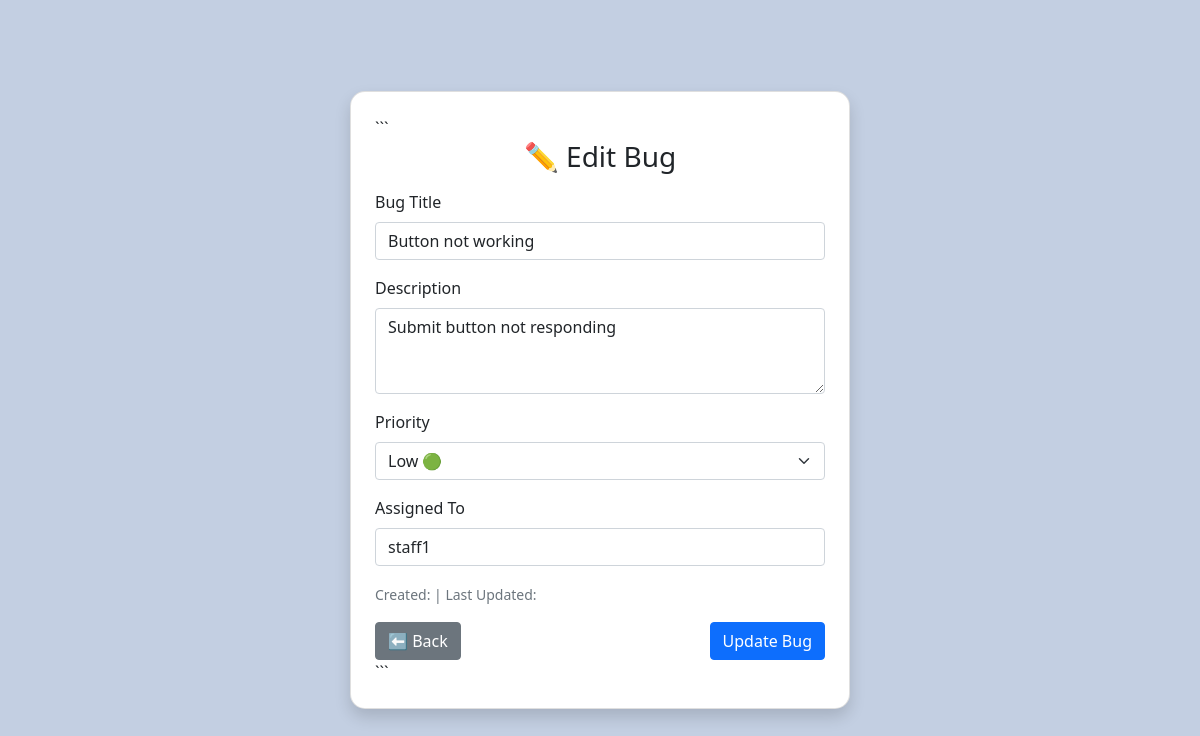
The app's page /edit/1, older data.
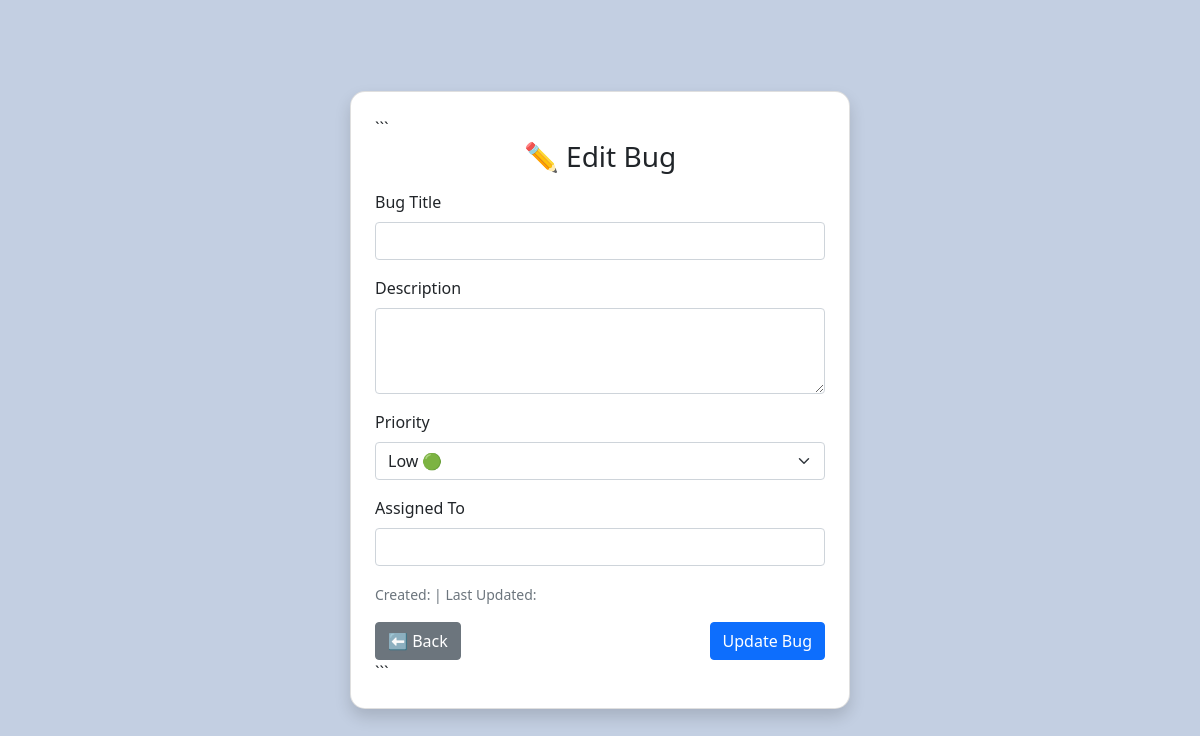
The same page, newer data.
### tables this page shows
CREATE TABLE bugs (
        id INTEGER PRIMARY KEY AUTOINCREMENT,
        title TEXT,
        description TEXT,
        status TEXT,
        created_at TEXT,
        assigned_to TEXT);

### app.py (the view, shortened to what this page needs)
@app.route("/edit/<int:id>", methods=["GET","POST"])
def edit(id):
    con = db()
    cur = con.cursor()
    cur.execute("SELECT * FROM bugs WHERE id=?", (id,))
    bug = cur.fetchone()
    return render_template("edit_bug.html", bug=bug)

### app.py (called while the page is built)
def db():
    return sqlite3.connect("database.db")

### templates/edit_bug.html (shortened to what this page needs)
<!DOCTYPE html>
<html lang="en">
<head>
<link href="https://cdn.jsdelivr.net/npm/bootstrap@5.0.2/dist/css/bootstrap.min.css" rel="stylesheet">
</head>
<body class="d-flex justify-content-center align-items-center">
<div class="card shadow p-4" style="width: 500px;">
```
<h3 class="text-center mb-3">✏️ Edit Bug</h3>
<form method="POST" onsubmit="return validateForm()">
    <div class="mb-3">
        <label class="form-label">Bug Title</label>
        <input id="title" name="title" value="{{bug[1]}}" class="form-control" required>
    </div>
    <div class="mb-3">
        <label class="form-label">Description</label>
        <textarea id="desc" name="description" class="form-control" rows="3">{{bug[2]}}</textarea>
    </div>
    <div class="mb-3">
        <label class="form-label">Priority</label>
        <select name="priority" class="form-select">
            <option value="Low" {{'selected' if bug[3]=='Low'}}>Low 🟢</option>
        </select>
    </div>
    <div class="mb-3">
        <label class="form-label">Assigned To</label>
        <input name="assigned" value="{{bug[5]}}" class="form-control">
    </div>
    <div class="mb-3">
        <small class="text-muted">
            Created: {{bug[6]}} | Last Updated: {{bug[7]}}
        </small>
    </div>
    <div class="d-flex justify-content-between">
        <a href="/dashboard" class="btn btn-secondary">⬅ Back</a>
        <button class="btn btn-primary">Update Bug</button>
    </div>
</form>
```
</div>
</body>
</html>

Row changes from the older to the newer data that the page shows:
removed bugs: title "Button not working", description "Submit button not responding", assigned "staff1"
